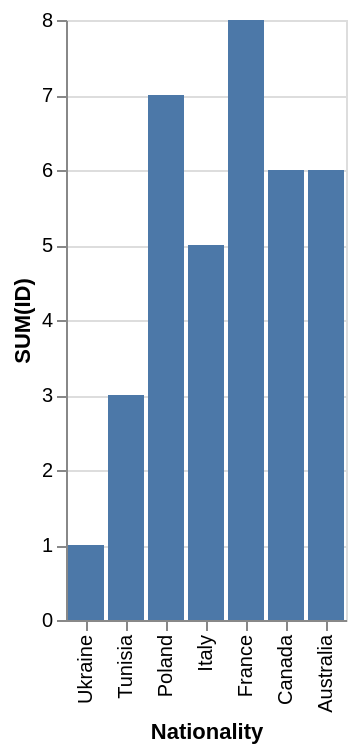

Specify this chart in Vega-Lite:
### Vega-Lite specification from a JSON file in a GitHub repository (floating-point values rounded to 4 significant figures)
{"data": {"values": [{"x_data": "Ukraine", "y_data": 1}, {"x_data": "Tunisia", "y_data": 3}, {"x_data": "Poland", "y_data": 7}, {"x_data": "Italy", "y_data": 5}, {"x_data": "France", "y_data": 8}, {"x_data": "Canada", "y_data": 6}, {"x_data": "Australia", "y_data": 6}]}, "mark": "bar", "encoding": {"x": {"field": "x_data", "type": "nominal", "title": "Nationality", "sort": "descending"}, "y": {"field": "y_data", "type": "quantitative", "title": "SUM(ID)"}}}
